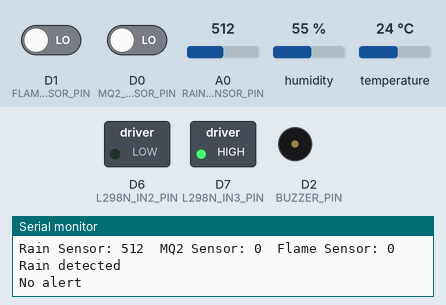
Bench run of a sketch on a simulated ESP8266 (NodeMCU). Parts: switched loads named in the sketch (green lamp = pin HIGH), buzzer (waves = sounding, pin HIGH), the last lines printed to the serial monitor. Inputs (shaded band) come from the test bench; at power-on: humidity 55 %, D1 (FLAME_SENSOR_PIN) LOW, A0 (RAIN_SENSOR_PIN) = 512, D0 (MQ2_SENSOR_PIN) LOW, temperature 24 °C. WiFi joins after 1.5 s; servers stay silent unless stated.

Above: at 2.7 s.
2.8 s: humidity set to 42 %
8.8 s: humidity set to 38 %
At 13.1 s:
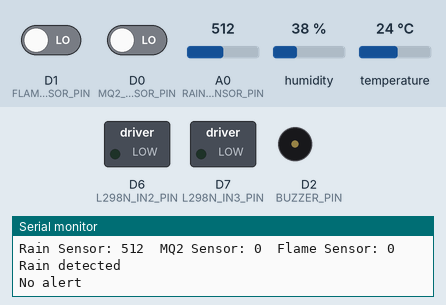
18.7 s: D1 (FLAME_SENSOR_PIN) driven HIGH
At 23.3 s:
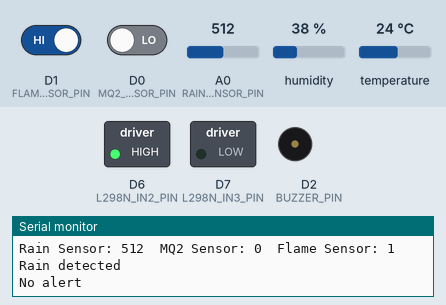
28.7 s: humidity set to 68 %
At 33.4 s:
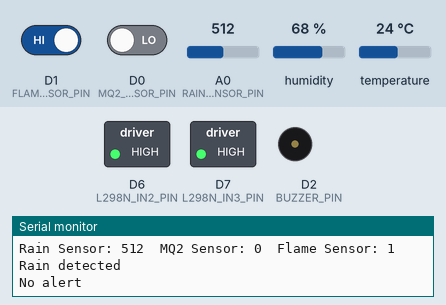
38.7 s: A0 (RAIN_SENSOR_PIN) set to 991
44.7 s: A0 (RAIN_SENSOR_PIN) set to 1019
At 45.2 s:
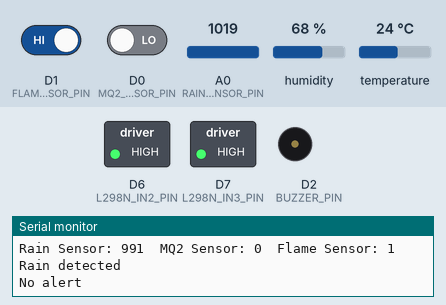
Timing chart, 0 to 47.7 s (numbered marks = the images above; inputs shaded):
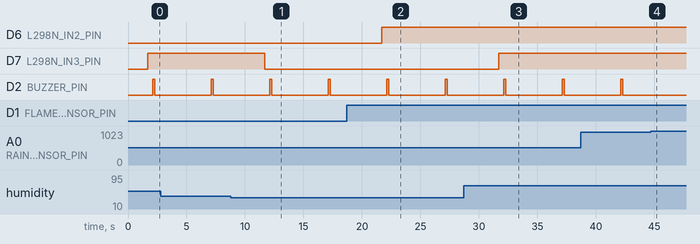

The sketch:

pollution_arduino_code.ino
```cpp
#include <Arduino.h>
#if defined(ESP32)
#include <WiFi.h>
#elif defined(ESP8266)
#include <ESP8266WiFi.h>
#endif
#include <Firebase_ESP_Client.h>
#include <DHT.h>

// Provide the token generation process info.
#include "addons/TokenHelper.h"
// Provide the RTDB payload printing info and other helper functions.
#include "addons/RTDBHelper.h"

// Insert your network credentials
#define WIFI_SSID "Your wifi name"
#define WIFI_PASSWORD "Your wifi password"

// Insert Firebase project API Key
#define API_KEY "your firebase api key"

// Insert RTDB URL
#define DATABASE_URL "put your firebase realtiime databasee link"

// Define Firebase Data object
FirebaseData fbdo;

FirebaseAuth auth;
FirebaseConfig config;

unsigned long sendDataPrevMillis = 0;
bool signupOK = false;

// Pin Definitions
#define RAIN_SENSOR_PIN A0
#define MQ2_SENSOR_PIN D0
#define FLAME_SENSOR_PIN D1
#define BUZZER_PIN D2
#define L298N_IN2_PIN D6
#define L298N_IN3_PIN D7

// Threshold Values
#define RAIN_THRESHOLD 1000 // Set your desired rain threshold value
#define MQ2_THRESHOLD 0  // Set your desired MQ2 gas threshold value
#define FLAME_THRESHOLD 0  // Set your desired flame threshold value
#define TEMPERATURE_THRESHOLD 40  // Set your desired temperature threshold value
// DHT Sensor
#define DHT_PIN D5
#define DHT_TYPE DHT11
DHT dht(DHT_PIN, DHT_TYPE);

void setup() {
  Serial.begin(115200);
  pinMode(RAIN_SENSOR_PIN, INPUT);
  pinMode(MQ2_SENSOR_PIN, INPUT);
  pinMode(FLAME_SENSOR_PIN, INPUT);
  pinMode(BUZZER_PIN, OUTPUT);
  pinMode(L298N_IN2_PIN, OUTPUT);
  pinMode(L298N_IN3_PIN, OUTPUT);

  WiFi.begin(WIFI_SSID, WIFI_PASSWORD);
  Serial.print("Connecting to Wi-Fi");
  while (WiFi.status() != WL_CONNECTED) {
    Serial.print(".");
    delay(300);
  }
  Serial.println();
  Serial.print("Connected with IP: ");
  Serial.println(WiFi.localIP());
  Serial.println();

  /* Assign the api key (required) */
  config.api_key = API_KEY;

  /* Assign the RTDB URL (required) */
  config.database_url = DATABASE_URL;

  /* Sign up */
  if (Firebase.signUp(&config, &auth, "", "")) {
    Serial.println("ok");
    signupOK = true;
  } else {
    Serial.printf("%s\n", config.signer.signupError.message.c_str());
  }

  /* Assign the callback function for the long running token generation task */
  config.token_status_callback = tokenStatusCallback; // see addons/TokenHelper.h

  Firebase.begin(&config, &auth);
  Firebase.reconnectWiFi(true);

  dht.begin();
}

void loop() {
  if (Firebase.ready() && signupOK && (millis() - sendDataPrevMillis > 5000 || sendDataPrevMillis == 0)) {
    sendDataPrevMillis = millis();

    // Perform your sensor checks and alerts here
    // Read DHT sensor values
    float temperature = dht.readTemperature();
    float humidity = dht.readHumidity();

    if (isnan(temperature) || isnan(humidity)) {
      Serial.println("Failed to read from DHT sensor!");
      return;
    }

    // Display sensor values on the serial monitor
    Serial.print("Temperature: ");
    Serial.print(temperature);
    Serial.print(" °C\tHumidity: ");
    Serial.print(humidity);
    Serial.print(" %\t");

    // Check temperature threshold
    if (temperature > TEMPERATURE_THRESHOLD) {
      // Send an alert to Firebase or perform any required action
      Firebase.RTDB.setString(&fbdo, "Alert", "High temperature detected");
      Serial.println("High temperature detected");
      digitalWrite(BUZZER_PIN, HIGH);  // Activate the buzzer
    } else {
      // No alert condition
      Firebase.RTDB.setString(&fbdo, "Alert", "No alert");
      Serial.println("No alert");
      digitalWrite(BUZZER_PIN, LOW);   // Deactivate the buzzer
    }

    // Control L298N based on flame sensor and DHT sensor readings
    int flameValue = digitalRead(FLAME_SENSOR_PIN);
    if (flameValue == HIGH) {
      // Flame detected, turn on IN2
      digitalWrite(L298N_IN2_PIN, HIGH);
    } else {
      // No flame detected, turn off IN2
      digitalWrite(L298N_IN2_PIN, LOW);
    }

    if (humidity > TEMPERATURE_THRESHOLD) {
      // High humidity detected, turn on IN3
      digitalWrite(L298N_IN3_PIN, HIGH);
    } else {
      // Humidity within threshold, turn off IN3
      digitalWrite(L298N_IN3_PIN, LOW);
    }

    // Send temperature and humidity values to Firebase
    Firebase.RTDB.setFloat(&fbdo, "Temperature", temperature);
    Firebase.RTDB.setFloat(&fbdo, "Humidity", humidity);

    // Read rain sensor value
    int rainValue = analogRead(RAIN_SENSOR_PIN);

    // Read MQ2 gas sensor value
    int mq2Value = digitalRead(MQ2_SENSOR_PIN);

    // Display sensor values on the serial monitor
    Serial.print("Rain Sensor: ");
    Serial.print(rainValue);
    Serial.print("\tMQ2 Sensor: ");
    Serial.print(mq2Value);
    Serial.print("\tFlame Sensor: ");
    Serial.println(flameValue);

    if (rainValue <= RAIN_THRESHOLD) {
      // Send an alert to Firebase or perform any required action
      Firebase.RTDB.setString(&fbdo, "Alert", "Rain detected");
      Serial.println("Rain detected");
      digitalWrite(BUZZER_PIN, HIGH);  // Activate the buzzer
    } else {
      // No alert condition
      Firebase.RTDB.setString(&fbdo, "Alert", "No alert");
      Serial.println("No alert");
      digitalWrite(BUZZER_PIN, LOW);   // Deactivate the buzzer
    }

    if (mq2Value == 1) {
      // Send an alert to Firebase or perform any required action
      Firebase.RTDB.setString(&fbdo, "Alert", "Gas detected");
      Serial.println("Gas detected");
      digitalWrite(BUZZER_PIN, HIGH);  // Activate the buzzer
    } else {
      // No alert condition
      Firebase.RTDB.setString(&fbdo, "Alert", "No alert");
      Serial.println("No alert");
      digitalWrite(BUZZER_PIN, LOW);   // Deactivate the buzzer
    }

    // Send sensor values to Firebase
    Firebase.RTDB.setInt(&fbdo, "RainSensor", rainValue);
    Firebase.RTDB.setInt(&fbdo, "MQ2Sensor", mq2Value);
    Firebase.RTDB.setInt(&fbdo, "FlameSensor", flameValue);

    delay(1000); // Delay for 5 seconds before reading sensor values again
  }
}
```

Measured:
- the behaviour switches between 41 and 40 % on humidity (found by bisection; images 0 and 1)
- after the input at 8.8 s, D7 (L298N_IN3_PIN): HIGH → LOW after 2.9 s
- after the input at 18.7 s, D6 (L298N_IN2_PIN): LOW → HIGH after 3.0 s
- after the input at 28.7 s, D7 (L298N_IN3_PIN): LOW → HIGH after 3.0 s
- after the input at 44.7 s, D2 (BUZZER_PIN): stays LOW (without the input it goes to HIGH after 2.4 s)
- by itself, D2 (BUZZER_PIN): alternates HIGH for 0.15 s and LOW for 4.9 s
